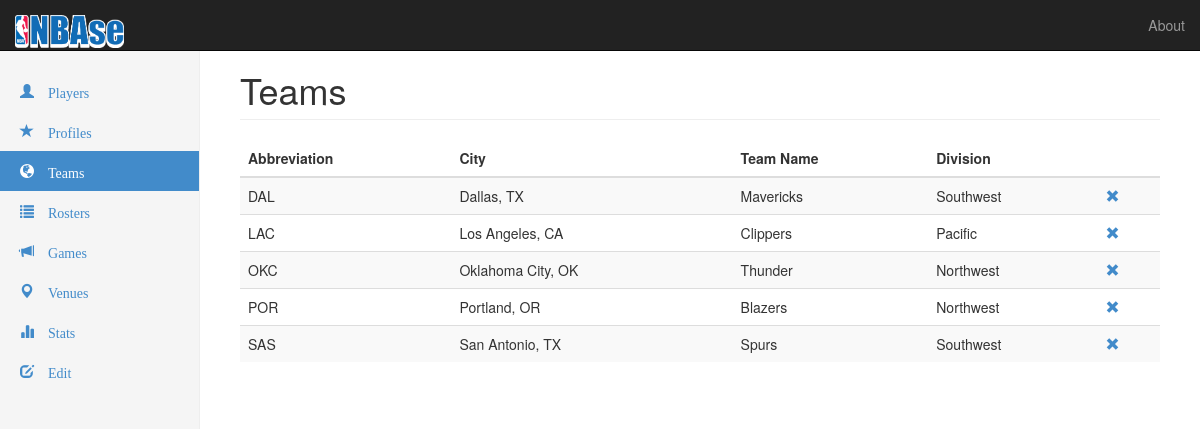
/teams.php, run on the app's committed database.
### tables this page shows
CREATE TABLE `NBATeam_BelongsTo` (
    `abbreviation` CHAR(3),
    `city` VARCHAR(30),
    `teamName` VARCHAR(30),
    `divisionName` VARCHAR(10) NOT NULL,
    PRIMARY KEY (`abbreviation`),
    FOREIGN KEY (`divisionName`) REFERENCES `Division` (`divisionName`)
);

### src/teams.php (the view, shortened to what this page needs)
<?php
require "header.php";
try {
  	$dbh = new PDO("mysql:host=54.86.9.29;dbname=nba", 'jacob', 'jacob');
} catch(PDOException $e) {
	error($e->getMessage());
	exit();
}
$query = <<<SQL
SELECT city, abbreviation, teamName, divisionName
FROM NBATeam_BelongsTo
SQL;
 $result = $dbh->query($query);
$result->setFetchMode(PDO::FETCH_ASSOC);
?>
<div class="col-sm-9 col-sm-offset-3 col-md-10 col-md-offset-2 main">
	<h1 class="page-header">Teams</h1>
	<div class="table-responsive">
		<table class="table table-striped table-hover hoverTable">
			<thead>
				<tr>
					<th>Abbreviation</th>
					<th>City</th>
					<th>Team Name</th>
					<th>Division</th>
					<th></th>
				</tr>
			</thead>
			<tbody>
				<?php while ($row = $result->fetch()): ?>
					<tr onclick="document.location = 'rosters.php?team=<?php echo $row['abbreviation']; ?>';">
						<td><?php echo $row['abbreviation']?></td>
						<td><?php echo $row['city']; ?></td>
						<td><?php echo $row['teamName']; ?></td>
						<td><?php echo $row['divisionName']?></td>
						<td>
							<a href="delete_team.php?team=<?php echo $row['abbreviation']; ?>">
								<span class="glyphicon glyphicon-remove"></span>
							</a>
						</td>
					</tr>
				<?php endwhile; ?>
			</tbody>
		</table>
	</div>
</div>
<?php require "footer.php"; ?>

### src/css/dashboard.css (style rules this page uses)
body { padding-top: 50px; }
.main { padding: 20px; }
@media (min-width: 768px) { .main { padding-right: 40px; padding-left: 40px; } }
.main .page-header { margin-top: 0; }

### data on the page
nbateam_belongsto: abbreviation "DAL", city "Dallas, TX", teamName "Mavericks", divisionName "Southwest"
nbateam_belongsto: abbreviation "LAC", city "Los Angeles, CA", teamName "Clippers", divisionName "Pacific"
nbateam_belongsto: abbreviation "OKC", city "Oklahoma City, OK", teamName "Thunder", divisionName "Northwest"
nbateam_belongsto: abbreviation "POR", city "Portland, OR", teamName "Blazers", divisionName "Northwest"
nbateam_belongsto: abbreviation "SAS", city "San Antonio, TX", teamName "Spurs", divisionName "Southwest"
